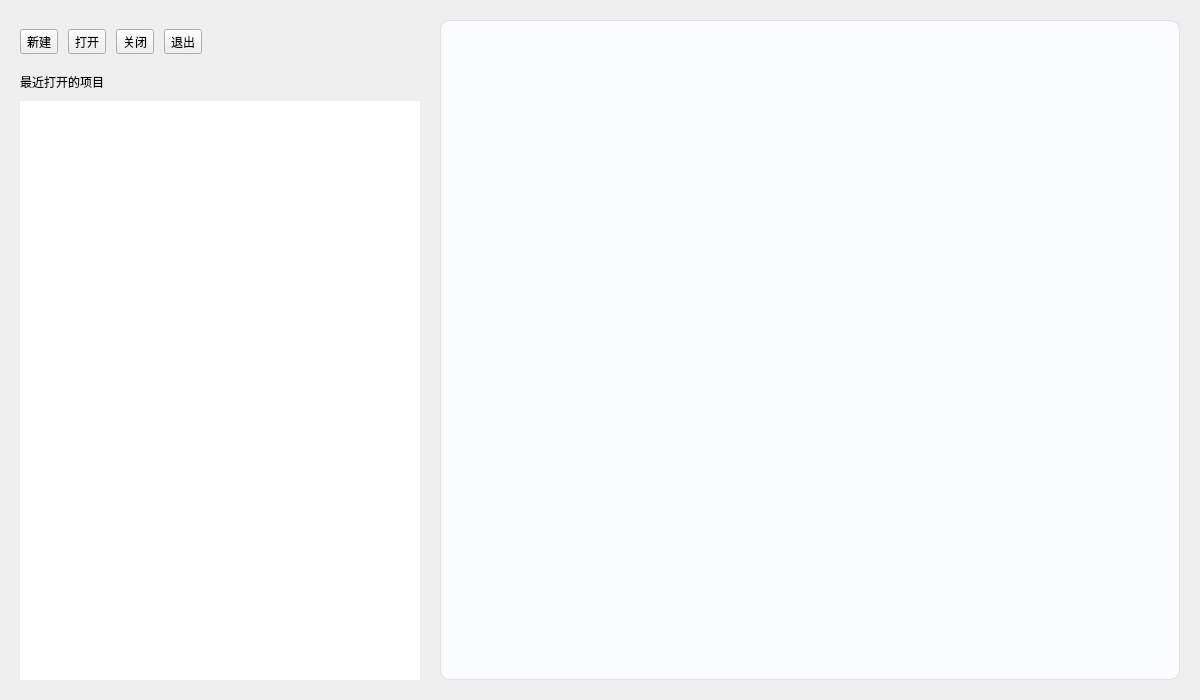
<?xml version="1.0" encoding="UTF-8"?>
<ui version="4.0">
 <class>WT_ProjectWidget</class>
 <widget class="QWidget" name="WT_ProjectWidget">
  <property name="geometry">
   <rect>
    <x>0</x>
    <y>0</y>
    <width>1200</width>
    <height>700</height>
   </rect>
  </property>
  <property name="windowTitle">
   <string>项目管理</string>
  </property>
  <layout class="QHBoxLayout" name="horizontalLayout_main">
   <property name="spacing">
    <number>20</number>
   </property>
   <property name="leftMargin">
    <number>20</number>
   </property>
   <property name="topMargin">
    <number>20</number>
   </property>
   <property name="rightMargin">
    <number>20</number>
   </property>
   <property name="bottomMargin">
    <number>20</number>
   </property>
   <item>
    <widget class="QWidget" name="widgetLeft" native="true">
     <property name="maximumSize">
      <size>
       <width>400</width>
       <height>16777215</height>
      </size>
     </property>
     <layout class="QVBoxLayout" name="verticalLayout_left">
      <property name="spacing">
       <number>10</number>
      </property>
      <property name="leftMargin">
       <number>0</number>
      </property>
      <property name="topMargin">
       <number>0</number>
      </property>
      <property name="rightMargin">
       <number>0</number>
      </property>
      <property name="bottomMargin">
       <number>0</number>
      </property>
      <item>
       <widget class="QWidget" name="widget_buttons" native="true">
        <layout class="QHBoxLayout" name="horizontalLayout_buttons">
         <property name="spacing">
          <number>10</number>
         </property>
         <property name="leftMargin">
          <number>0</number>
         </property>
         <item>
          <widget class="QToolButton" name="btnNew">
           <property name="text"><string>新建</string></property>
           <property name="iconSize"><size><width>48</width><height>48</height></size></property>
           <property name="toolButtonStyle"><enum>Qt::ToolButtonTextUnderIcon</enum></property>
          </widget>
         </item>
         <item>
          <widget class="QToolButton" name="btnOpen">
           <property name="text"><string>打开</string></property>
           <property name="iconSize"><size><width>48</width><height>48</height></size></property>
           <property name="toolButtonStyle"><enum>Qt::ToolButtonTextUnderIcon</enum></property>
          </widget>
         </item>
         <item>
          <widget class="QToolButton" name="btnClose">
           <property name="text"><string>关闭</string></property>
           <property name="iconSize"><size><width>48</width><height>48</height></size></property>
           <property name="toolButtonStyle"><enum>Qt::ToolButtonTextUnderIcon</enum></property>
          </widget>
         </item>
         <item>
          <widget class="QToolButton" name="btnExit">
           <property name="text"><string>退出</string></property>
           <property name="iconSize"><size><width>48</width><height>48</height></size></property>
           <property name="toolButtonStyle"><enum>Qt::ToolButtonTextUnderIcon</enum></property>
          </widget>
         </item>
         <item>
          <spacer name="horizontalSpacer_buttons">
           <property name="orientation"><enum>Qt::Orientation::Horizontal</enum></property>
           <property name="sizeHint" stdset="0"><size><width>40</width><height>20</height></size></property>
          </spacer>
         </item>
        </layout>
       </widget>
      </item>
      <item>
       <widget class="QLabel" name="label_recent">
        <property name="text"><string>最近打开的项目</string></property>
       </widget>
      </item>
      <item>
       <widget class="QListWidget" name="listWidget_recent">
        <property name="frameShape"><enum>QFrame::Shape::NoFrame</enum></property>
       </widget>
      </item>
     </layout>
    </widget>
   </item>
   <item>
    <widget class="QWidget" name="widgetRight" native="true">
     <property name="styleSheet">
      <string notr="true">#widgetRight { background-color: rgb(250, 252, 255); border-radius: 10px; border: 1px solid #E0E0E0; }</string>
     </property>
    </widget>
   </item>
  </layout>
 </widget>
 <resources/>
 <connections/>
</ui>
